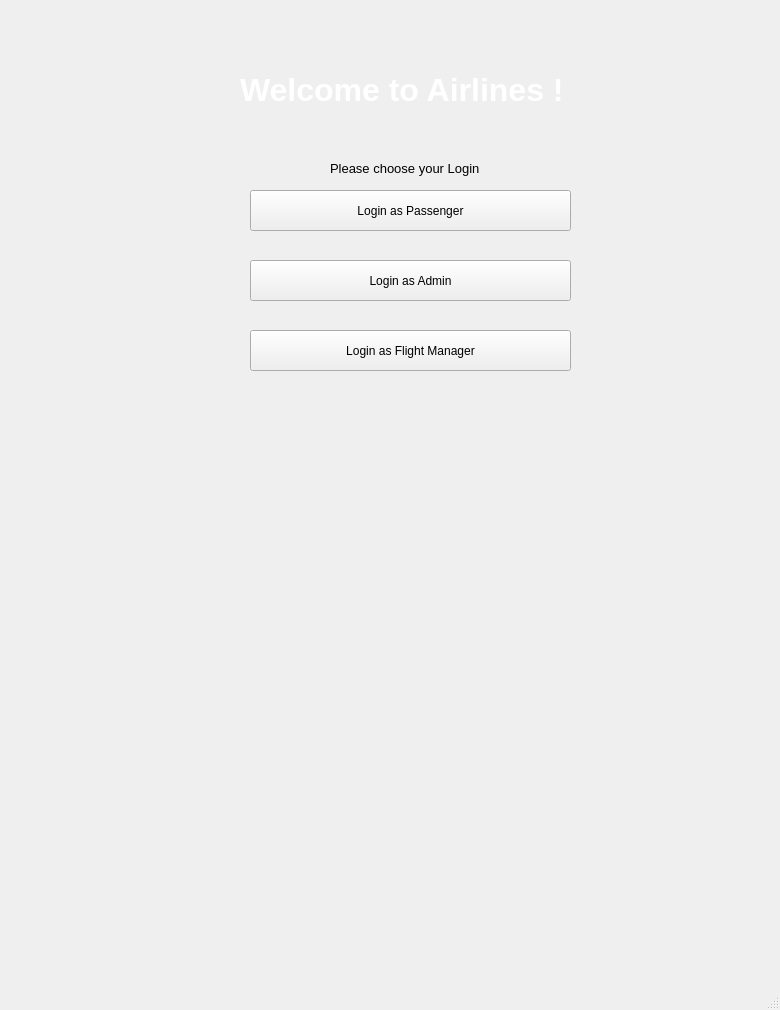
<?xml version="1.0" encoding="UTF-8"?>
<ui version="4.0">
 <class>MainWindow</class>
 <widget class="QMainWindow" name="MainWindow">
  <property name="geometry">
   <rect>
    <x>0</x>
    <y>0</y>
    <width>780</width>
    <height>1010</height>
   </rect>
  </property>
  <property name="windowTitle">
   <string>Airlines</string>
  </property>
  <widget class="QWidget" name="centralwidget">
   <widget class="QPushButton" name="userBtn">
    <property name="geometry">
     <rect>
      <x>250</x>
      <y>190</y>
      <width>321</width>
      <height>41</height>
     </rect>
    </property>
    <property name="text">
     <string>Login as Passenger</string>
    </property>
   </widget>
   <widget class="QPushButton" name="adminBtn">
    <property name="geometry">
     <rect>
      <x>250</x>
      <y>260</y>
      <width>321</width>
      <height>41</height>
     </rect>
    </property>
    <property name="text">
     <string>Login as Admin</string>
    </property>
   </widget>
   <widget class="QLabel" name="label">
    <property name="geometry">
     <rect>
      <x>240</x>
      <y>50</y>
      <width>351</width>
      <height>81</height>
     </rect>
    </property>
    <property name="font">
     <font>
      <pointsize>24</pointsize>
      <weight>75</weight>
      <bold>true</bold>
     </font>
    </property>
    <property name="text">
     <string>&lt;html&gt;&lt;head/&gt;&lt;body&gt;&lt;p&gt;&lt;span style=&quot; color:#ffffff;&quot;&gt;Welcome to Airlines !&lt;/span&gt;&lt;/p&gt;&lt;/body&gt;&lt;/html&gt;</string>
    </property>
   </widget>
   <widget class="QLabel" name="label_2">
    <property name="geometry">
     <rect>
      <x>330</x>
      <y>160</y>
      <width>151</width>
      <height>16</height>
     </rect>
    </property>
    <property name="font">
     <font>
      <pointsize>10</pointsize>
     </font>
    </property>
    <property name="text">
     <string>Please choose your Login</string>
    </property>
   </widget>
   <widget class="QLabel" name="label_3">
    <property name="geometry">
     <rect>
      <x>-50</x>
      <y>0</y>
      <width>891</width>
      <height>1100</height>
     </rect>
    </property>
    <property name="styleSheet">
     <string notr="true">background-image:url(:/newPrefix/photo-1531642765602-5cae8bbbf285.jpg)</string>
    </property>
    <property name="text">
     <string/>
    </property>
    <property name="pixmap">
     <pixmap resource="D:/Downloads/background.qrc">:/newPrefix/photo-1531642765602-5cae8bbbf285.jpg</pixmap>
    </property>
    <property name="scaledContents">
     <bool>true</bool>
    </property>
   </widget>
   <widget class="QPushButton" name="managerBtn">
    <property name="geometry">
     <rect>
      <x>250</x>
      <y>330</y>
      <width>321</width>
      <height>41</height>
     </rect>
    </property>
    <property name="text">
     <string>Login as Flight Manager</string>
    </property>
   </widget>
   <zorder>label_3</zorder>
   <zorder>userBtn</zorder>
   <zorder>adminBtn</zorder>
   <zorder>label</zorder>
   <zorder>label_2</zorder>
   <zorder>managerBtn</zorder>
  </widget>
  <widget class="QMenuBar" name="menubar">
   <property name="geometry">
    <rect>
     <x>0</x>
     <y>0</y>
     <width>780</width>
     <height>21</height>
    </rect>
   </property>
  </widget>
  <widget class="QStatusBar" name="statusbar"/>
 </widget>
 <resources>
  <include location="D:/Downloads/background.qrc"/>
 </resources>
 <connections/>
</ui>
